Frame 1 (no input): blank canvas, image omitted
Frame 60 (the mouse pressed at the canvas centre just before this capture): blank canvas, image omitted
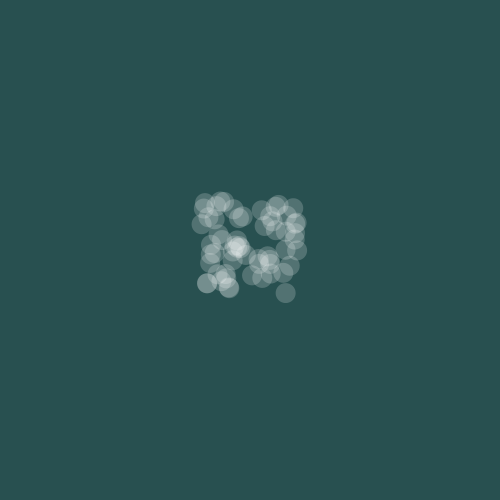
Frame 120 (the mouse held since frame 60 and released just before this capture)

The Processing sketch whose frames 1 and 60 were blank and that drew this single picture after the mouse press (run headless with seeded random() and noise(); from frame 60 on, the mouse is pressed at the canvas centre):

// Processing sketch: processing_60937
// ── processing_60937.pde

void setup(){
  size(500,500);
  background(40,80,80);
  frameRate(100);
}
 
void draw(){
  noStroke();
  fill(255,255,255,50);
  if(mousePressed == true) {
    ellipse (mouseX+random(-50,50),mouseY+random(-50,50),20,20);
    stroke(255);
    
  }
  if(keyPressed){
    if(key == '1'){
  fill(255);
  stroke(4);
  line (mouseX,mouseY,mouseX+random(-50,50),mouseY+random(-50,50));
  ellipse (mouseX+random(-50,50),mouseY+random(-50,50),5,5);
  line (mouseX,mouseY,mouseX,500);
  }}
  
    fill(89,25,90,90);
    stroke(10);
    if(keyPressed) {
    if (key == '2'){
    line (pmouseX,pmouseY,mouseX+random(-20,20),mouseY+random(-20,20));
    ellipse (mouseX ,mouseY ,20,20);
  }}
  
}
